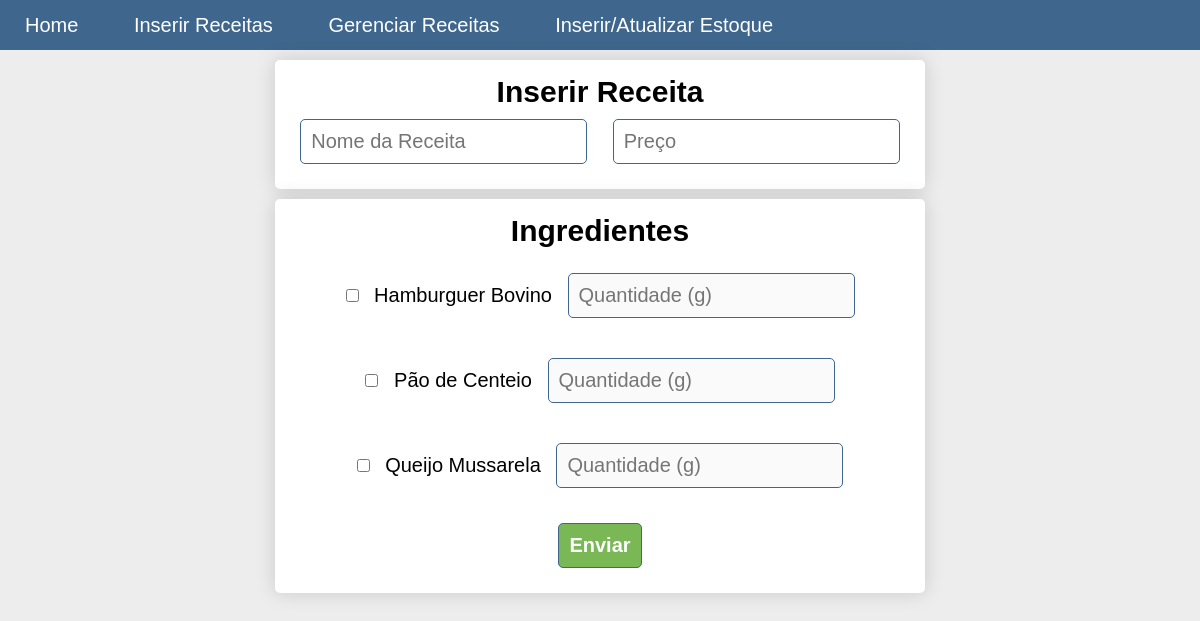
The app's page /form-receita with its own data.
### tables this page shows
CREATE TABLE `ingredientes` (
  `id` int(11) NOT NULL,
  `nome` varchar(19) NOT NULL,
  `peso` double NOT NULL,
  `precokg` double NOT NULL
);

### index.php (called while the page is built, shortened)
<?php
    require 'app/routes.php';

### app/Models/Database.php (called while the page is built, shortened)
<?php
class Database {
    protected function connect($file = 'app/config/database.ini') {
        if (!$settings = parse_ini_file($file, true))
            throw new Exception("Impossível carregar arquivo" . $file . ".");
        $dsn = $settings['database']['driver'] .
                ':host=' . $settings['database']['host'] .
                ';dbname=' . $settings['database']['schema'];
        $attr = [
            PDO::ATTR_ERRMODE => PDO::ERRMODE_EXCEPTION
        ];
        try {
            $connection = new PDO($dsn, $settings['database']['username'], '', $attr);
        } catch(PDOException $e) {
            echo "Impossível conectar ao banco de dados: " . $e->getMessage();
        }
        return $connection;
    }
}

### app/Models/Estoque.php (called while the page is built, shortened)
<?php
class Estoque extends Database {
    private $obj_ingredientes;
    public function __construct() {
        $this->connection = $this->connect();
        $this->obj_ingredientes = new IngredientesEstoque($this->connection);
        $this->obj_pratos = new PratosEstoque($this->connection);
    }
    public function ingredientes() {
        return $this->obj_ingredientes;
    }
}

### app/Models/IngredientesEstoque.php (called while the page is built, shortened)
<?php
class IngredientesEstoque {
    private $lista_ingredientes = array();
    private $connection;
    public function __construct($connection) {
        $this->connection = $connection;
        $this->buscarIngredientes();
    }
    public function buscarIngredientes() {
        $query = 'SELECT id, nome, peso, precokg FROM ingredientes';
        $query =  $this->connection->query($query);
        $array_ingredientes = $query->fetchAll();
        for($i = 0; $i < count($array_ingredientes); $i++) {
            $this->lista_ingredientes[$i]['id'] = $array_ingredientes[$i]['id'];
            $this->lista_ingredientes[$i]['nome'] = $array_ingredientes[$i]['nome'];
            $this->lista_ingredientes[$i]['peso'] = $array_ingredientes[$i]['peso'];
            $this->lista_ingredientes[$i]['precokg'] = $array_ingredientes[$i]['precokg'];
            $this->lista_ingredientes[$i]['valor_atual'] = $this->calculaValorAtual($array_ingredientes[$i]);
        }
    }
    public function calculaValorAtual($ingrediente) {
        if ($ingrediente['peso'] > 0) {
            return $ingrediente['precokg'] * ($ingrediente['peso'] / 1000);
        }
    }
    public function getIngredientes() {
        return $this->lista_ingredientes;
    }
}

### app/Models/PratosEstoque.php (called while the page is built, shortened)
<?php
class PratosEstoque {
    private $lucro_estoque = 0;
    public function __construct($connection) {
        $this->buscarPratos($connection);
    }
    public function buscarPratos($connection) {
        $query = 'SELECT id, nome, preco, ingredientes FROM pratos';
        $query =  $connection->query($query);
        $array_pratos = $query->fetchAll();
        for($i=0; $i < count($array_pratos); $i++) {
            $this->lista_pratos[$i]['lucro'] = $this->calculaLucro($array_pratos[$i]['id'], $connection);
        }
    }
    public function calculaLucro($id_prato, $connection) {
        $stmt = 'SELECT preco, ingredientes FROM pratos WHERE id =:id_prato';
        $stmt = $connection->prepare($stmt);
        $stmt->bindParam(':id_prato', $id_prato, PDO::PARAM_INT);
        $stmt->execute();
        $id_ingredientes = array();
        $qtd_ingredientes = array();
        $preco_prato = 0;
        $custo = 0;
        foreach($stmt as $row) {
            if($row['ingredientes'] > 0) {
                $ingredientes = explode(',', $row['ingredientes']);
                for($i=0;$i<sizeof($ingredientes);$i+=2) {
                    $id_ingredientes[] = $ingredientes[$i];
                    $qtd_ingredientes[$ingredientes[$i]] = $ingredientes[$i+1];
                }
                $preco_prato = $row['preco'];
            }
        }
        $place_holders = implode(',', array_fill(0, count($id_ingredientes), '?'));
        $stmt = "SELECT id, precokg FROM ingredientes WHERE id IN ($place_holders) ORDER BY id ASC";
        $stmt = $connection->prepare($stmt);
        $stmt->execute($id_ingredientes);
        $ingredientes = $stmt->fetchAll();
        foreach($ingredientes as $ingrediente) {
            $custo += $ingrediente["precokg"] * ($qtd_ingredientes[$ingrediente["id"]] / 1000);
        }
        $this->lucro_estoque += ($preco_prato - $custo);
        return $this->lucro_estoque;
    }
    public function getLucro() {
        return $this->lucro_estoque;
    }
}

### app/Views/form_receita.php (the view, shortened to what this page needs)
<?php
    include 'header.php';
    $estoque = new App\Models\Estoque;
?>
<!DOCTYPE html>
<html lang="pt-br">
<head>
</head>
<body>
    <div class="form-container">
        <form name="inserir-receita" method="POST" enctype="multipart/form-data" action="javascript:addReceita()">
            <div class="lista-receita">
                <h2>Inserir Receita</h2>
                <input id="nome" type="text" name="nome" placeholder="Nome da Receita" maxlength="32" required>
                <input id="preco" type="number" name="preco" placeholder="Preço" step='0.01' required>
            </div>
            <div class="lista-receita">
                <h2>Ingredientes</h2>
                <?php if(!empty($estoque->ingredientes()->getIngredientes())): ?>
                    <?php foreach($estoque->ingredientes()->getIngredientes() as $ingrediente): ?>
                        <div id="ingrediente-receita" class="ingrediente-receita">
                            <input class="opcao-check" id="<?= $ingrediente["id"] ?>" type="checkbox">
                            <label for="<?= $ingrediente["id"] ?>"><?= $ingrediente["nome"] ?></label>
                            <input class="opcao-qtd" id="<?= $ingrediente["id"] ?>" type="number" placeholder="Quantidade (g)" disabled required>
                        </div>
                    <?php endforeach ?>
                <?php else: ?>
                    <p style="color:red">Não há ingredientes !</p>
                <?php endif ?>
                <input class="submit" type="submit" value="Enviar">
            </div>
        </form>
    </div>
</body>
</html>

### css/style.css (style rules this page uses)
* { margin: 0px; padding: 0px; }
body { overflow-x: hidden; max-width: 100%; background: #ededed; }
.form-container { width: 100vw; display: grid; flex-direction: row; justify-content: center; align-items: center; }
.lista-receita { background: #fff; box-shadow: 0 0 20px rgba(0, 0, 0, 0.15); border-radius: 5px; margin-top: 5px; text-align: center; font-size: 20px; font-family: sans-serif; padding: 15px; margin: 10px; }
.lista-receita input { font-size: 20px; font-family: sans-serif; padding: 10px; margin: 10px; border: 1px solid #3f668c; border-radius: 5px; }
.lista-receita .submit { font-weight: bold; cursor: pointer; background-color: #7ab856; color: #fff; }
.ingrediente-receita { font-size: 20px; font-family: sans-serif; padding: 5px; margin: 10px; }

### records on screen
ingredientes: nome "Hamburguer Bovino"
ingredientes: nome "Pão de Centeio"
ingredientes: nome "Queijo Mussarela"
